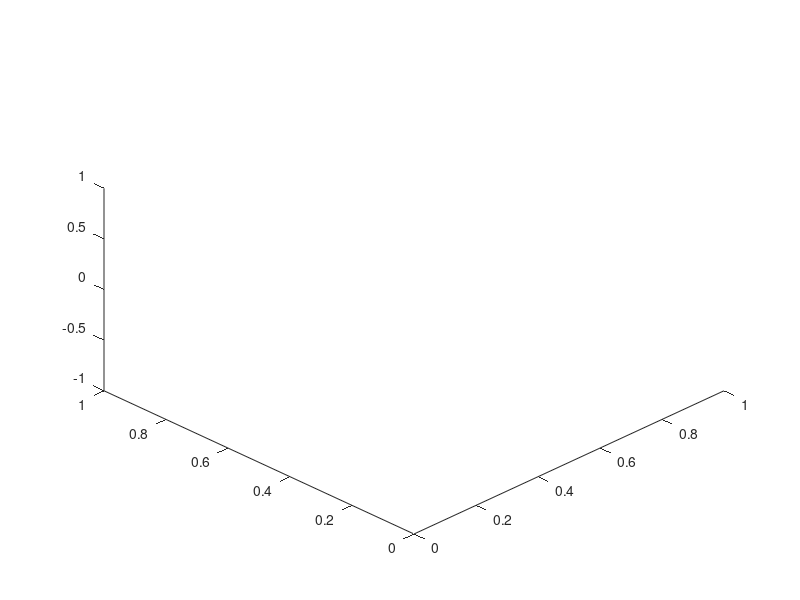

MATLAB code to generate this figure: (Note: this script raises an error after producing the figure.)
clear;
N = 50;
timesteps = 500;

x = linspace(-2 * pi, 2 * pi, N);
[X, Y] = meshgrid(x, x);

figure, hold on;
az = -45;
el = 45;

for count = 0:timesteps - 1
    clf, hold on;
    view(az, el);
    weno2d = dlmread(['~/git/bahamut-lib/results/weno/2d/' num2str(count)]);

    analytic = reshape(weno2d(:, 1), N, N);
    weno = reshape(weno2d(:, 2), N, N);

    anSurf = surf(X, Y, analytic);
    weSurf = surf(X, Y, weno);

    axis([-2*pi 2*pi -2*pi 2*pi -2 2]);
    % set(anSurf, 'cData', zeros(1, N * N));
    set(weSurf, 'cData', ones(1, N * N));
    set(weSurf, 'alphadata',0.5);
    xlabel('X');
    ylabel('Y');
    title(num2str(count))

    pause(1/30);
    % pause;
    [az, el] = view();
end
